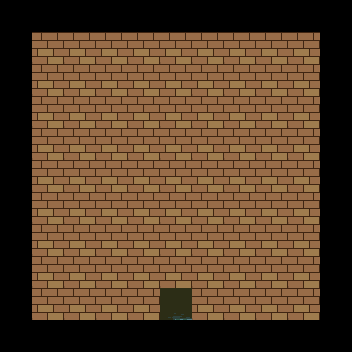

Tiled map render using the project's own tile images. Description and the map definition, with tile-layer contents summarised, below:
An orthogonal 11x11 tile map with 32x32 px tiles, 2 tile layers (Ground, CollisionLayer), 3 tilesets.

<map version="1.2" tiledversion="1.2.0" orientation="orthogonal" renderorder="right-down" width="11" height="11" tilewidth="32" tileheight="32" infinite="0" nextlayerid="3" nextobjectid="1">
 <tileset firstgid="1" source="Terrain.tsx" />
 <tileset firstgid="1025" source="Tiles5.tsx" />
 <tileset firstgid="1515" source="singleEnemyTileset.tsx" />
 <layer id="1" name="Ground" width="11" height="11">
  <data>[121 cells, 81 non-empty, 1 distinct tile ids]</data>
 </layer>
 <layer id="2" name="CollisionLayer" width="11" height="11">
  <data>[121 cells, 120 non-empty, 3 distinct tile ids]</data>
 </layer>
</map>
